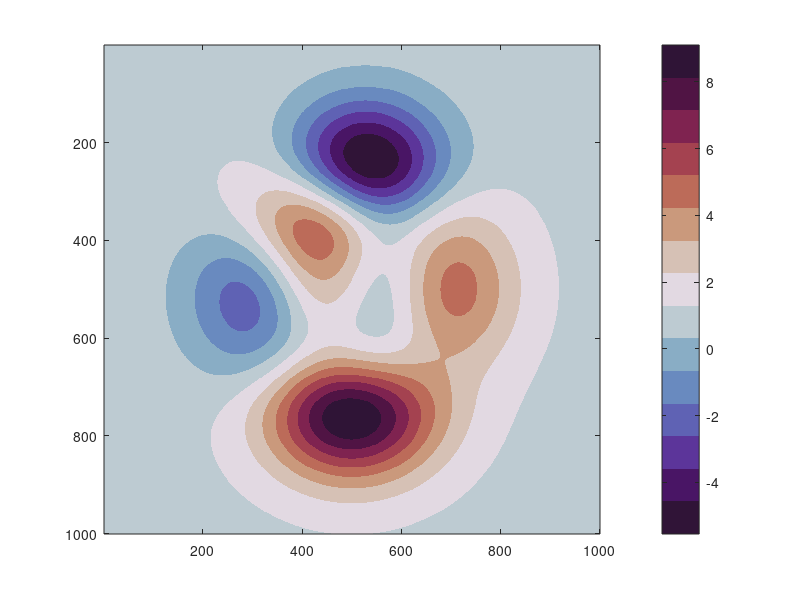

MATLAB code to generate this figure: (Note: this script raises an error after producing the figure.)
imagesc(peaks(1000)+1)

% 随便构造一个colormap
% 多行颜色插值
CM=[0.1874    0.0771    0.2162
    0.2881    0.0832    0.3962
    0.3604    0.2090    0.6047
    0.3734    0.3827    0.7065
    0.4129    0.5397    0.7472
    0.5390    0.6785    0.7712
    0.7421    0.7976    0.8227
    0.8856    0.8499    0.8857
    0.8391    0.7587    0.7108
    0.7905    0.5986    0.4866
    0.7382    0.4192    0.3485
    0.6433    0.2587    0.3124
    0.4974    0.1354    0.3141
    0.3126    0.0789    0.2669
    0.1849    0.0794    0.2131];
% CMX=linspace(0,1,size(CM,1));
% CMXX=linspace(0,1,256)';
% CM=[interp1(CMX,CM(:,1),CMXX,'pchip'), ...
%     interp1(CMX,CM(:,2),CMXX,'pchip'), ...
%     interp1(CMX,CM(:,3),CMXX,'pchip')];

colormap(CM)
colorbar 
% 调整颜色图中点位置
setPivot(0)

defualtAxes